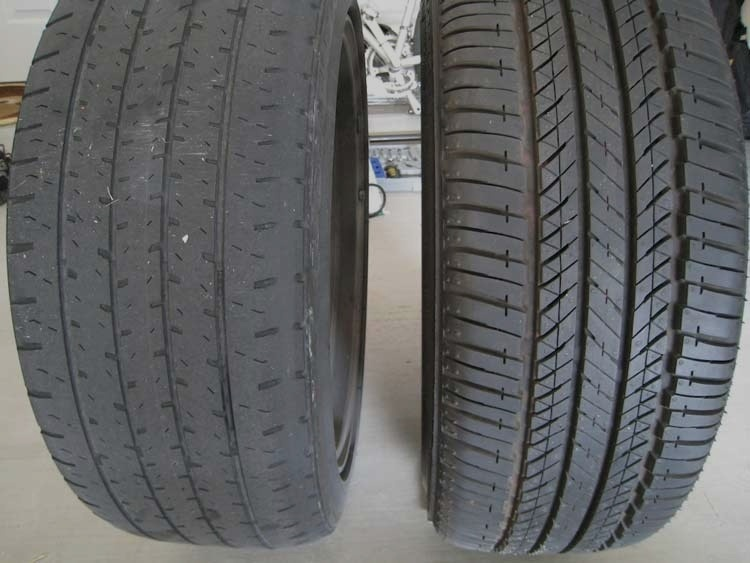
#> input picture data/augmented/bad/1666881312128_aug3.jpg, 750 x 563 px
$ python -i stage1_preprocessing.py   (imports and definitions only)
#> lines starting #> are read from the running program, lines starting #| are printed output that depends on the picture
import cv2
import matplotlib.pyplot as plt


def preprocess_image(image_path):
    img = cv2.imread(image_path)
#> img is the input picture: shape (563, 750, 3); mean B, G, R 99, 98.4, 97.6
    if img is None:
        raise ValueError(f"Image not found: {image_path}")

    gray     = cv2.cvtColor(img, cv2.COLOR_BGR2GRAY)
    clahe    = cv2.createCLAHE(clipLimit=2.0, tileGridSize=(8, 8))
    enhanced = clahe.apply(gray)
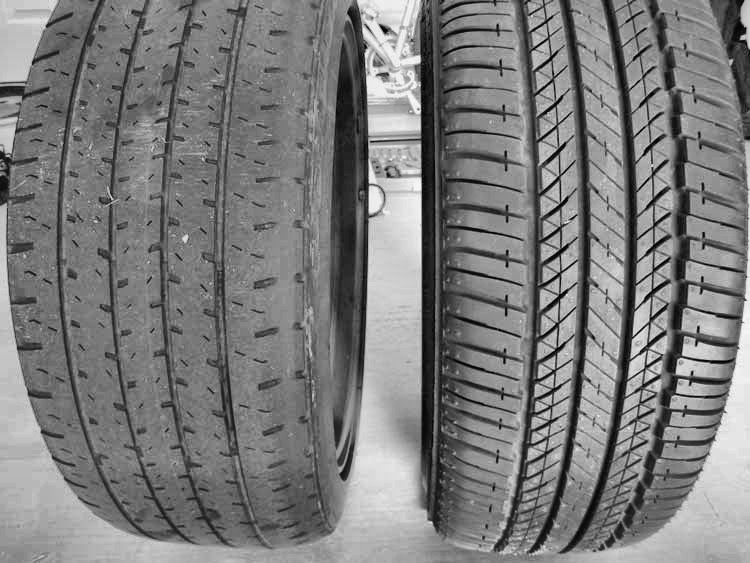
#> enhanced: shape (563, 750); min 0, max 249, mean 124.4
    blurred  = cv2.GaussianBlur(enhanced, (5, 5), 0)

    return img, gray, enhanced, blurred


def show_stage1(img, gray, enhanced, blurred, save_path="outputs/output_stage1.png"):
    fig, axes = plt.subplots(1, 4, figsize=(14, 4))
    fig.suptitle("STAGE 1 — Preprocessing", fontsize=13, fontweight='bold')

    axes[0].imshow(cv2.cvtColor(img, cv2.COLOR_BGR2RGB))
    axes[0].set_title("Original")
    axes[0].axis("off")

    axes[1].imshow(gray, cmap='gray')
    axes[1].set_title("Grayscale")
    axes[1].axis("off")

    axes[2].imshow(enhanced, cmap='gray')
    axes[2].set_title("CLAHE")
    axes[2].axis("off")

    axes[3].imshow(blurred, cmap='gray')
    axes[3].set_title("Blurred (output)")
    axes[3].axis("off")

    plt.tight_layout()
    plt.savefig(save_path, dpi=120, bbox_inches='tight')
    plt.show()
    print(f"✅ Stage 1 done → {save_path}")

>>> result = preprocess_image('../data/augmented/bad/1666881312128_aug3.jpg')

$ run again, on data/augmented/bad/Bald20tyre_aug4.jpg
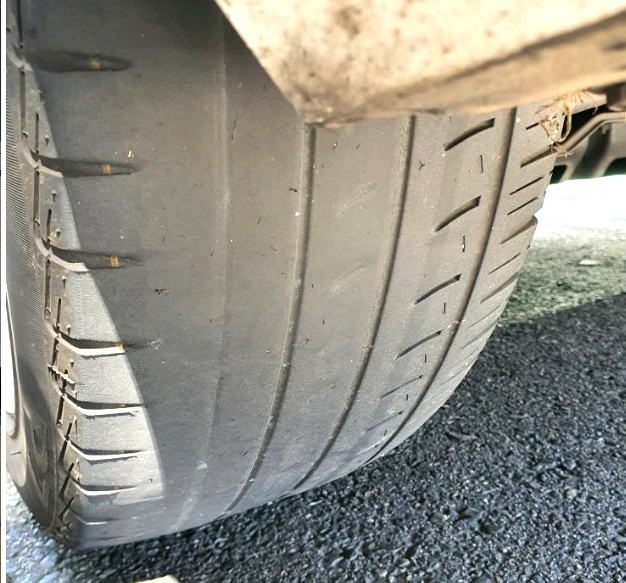
#> input picture data/augmented/bad/Bald20tyre_aug4.jpg, 626 x 583 px
#> in preprocess_image, img is the input picture: shape (583, 626, 3); mean B, G, R 132.7, 142.4, 144.5
#> in preprocess_image, `gray     = cv2.cvtColor(img, cv2.COLOR_BGR2GRAY)`:
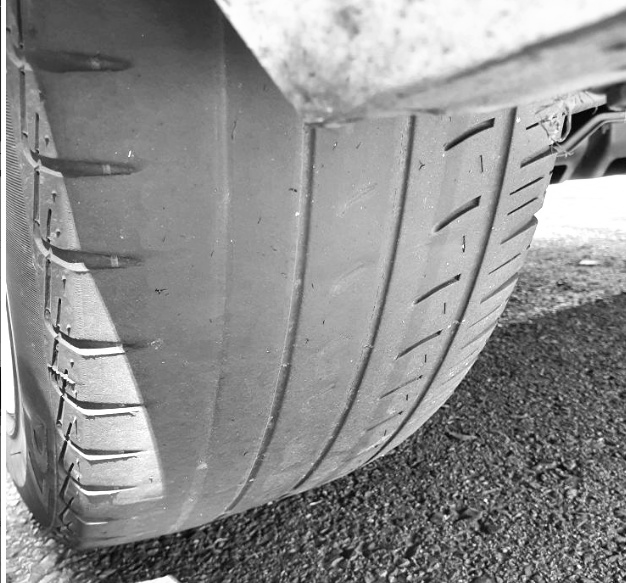
#> gray: shape (583, 626); min 1, max 255, mean 141.9
#> in preprocess_image, `blurred  = cv2.GaussianBlur(enhanced, (5, 5), 0)`:
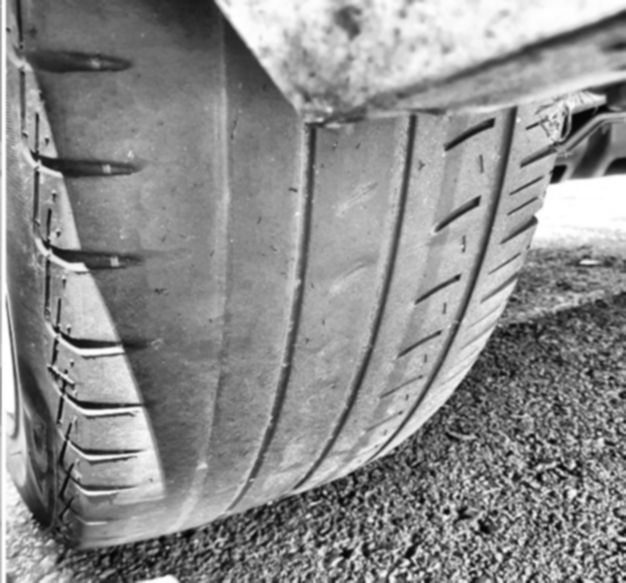
#> blurred: shape (583, 626); min 4, max 255, mean 140.7

$ run again, on data/augmented/bad/Bald_tyre_aug0.jpg
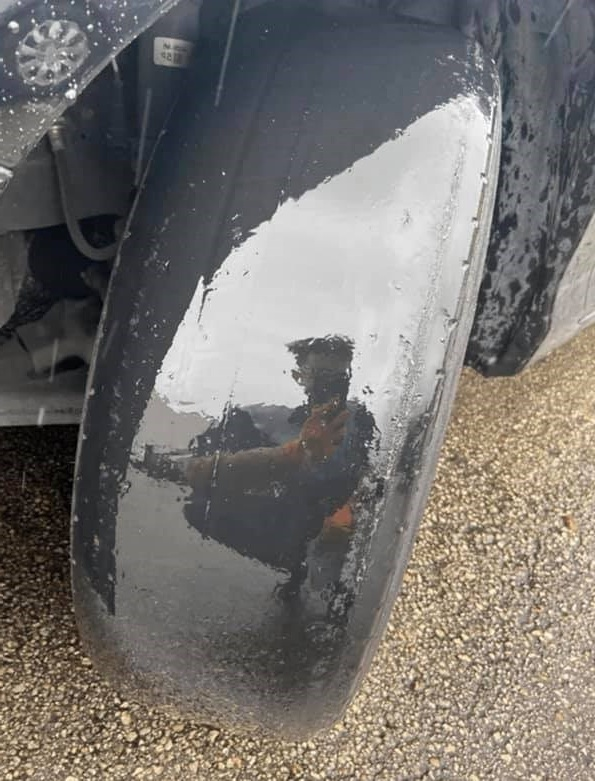
#> input picture data/augmented/bad/Bald_tyre_aug0.jpg, 595 x 781 px
#> in preprocess_image, img is the input picture: shape (781, 595, 3); mean B, G, R 111.5, 115.4, 119.2
#> in preprocess_image, `gray     = cv2.cvtColor(img, cv2.COLOR_BGR2GRAY)`:
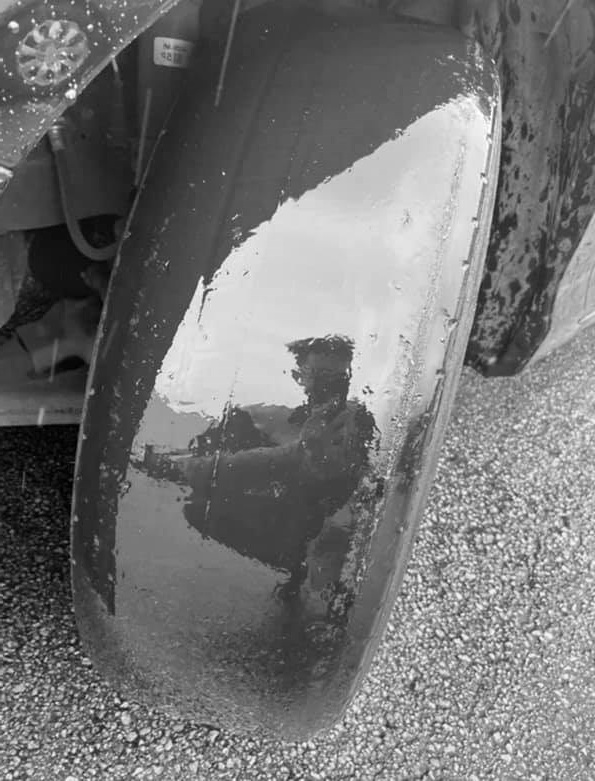
#> gray: shape (781, 595); min 0, max 255, mean 116.1
#> in preprocess_image, `blurred  = cv2.GaussianBlur(enhanced, (5, 5), 0)`:
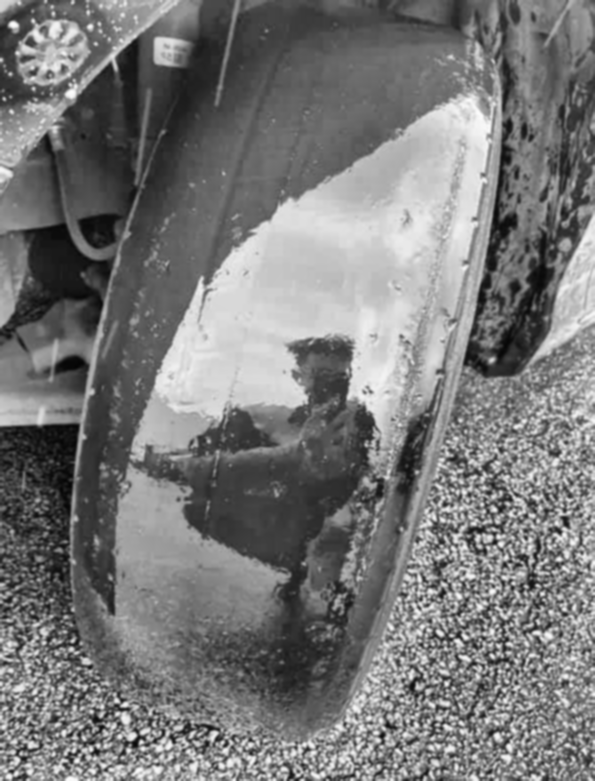
#> blurred: shape (781, 595); min 4, max 251, mean 120.3

$ run again, on data/augmented/bad/Flat-tire-on-the-side-of-the-road_97025114_aug2.jpg
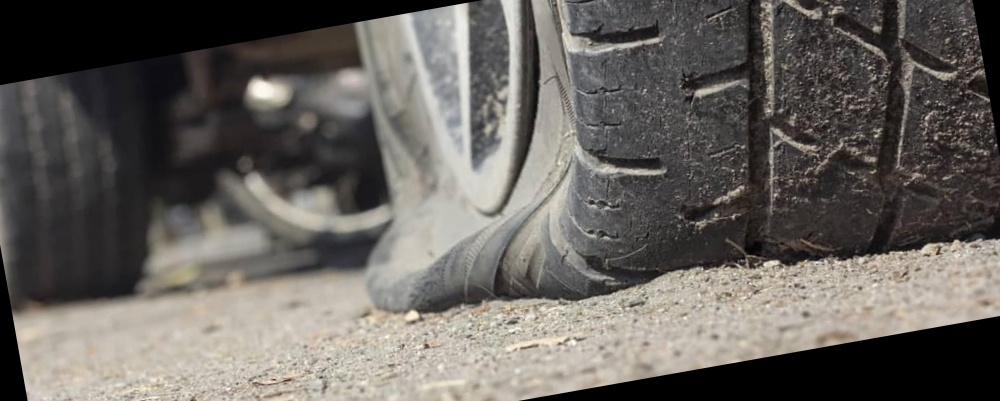
#> input picture data/augmented/bad/Flat-tire-on-the-side-of-the-road_97025114_aug2.jpg, 1000 x 401 px
#> in preprocess_image, img is the input picture: shape (401, 1000, 3); mean B, G, R 94.3, 99.1, 103.1
#> in preprocess_image, `enhanced = clahe.apply(gray)`:
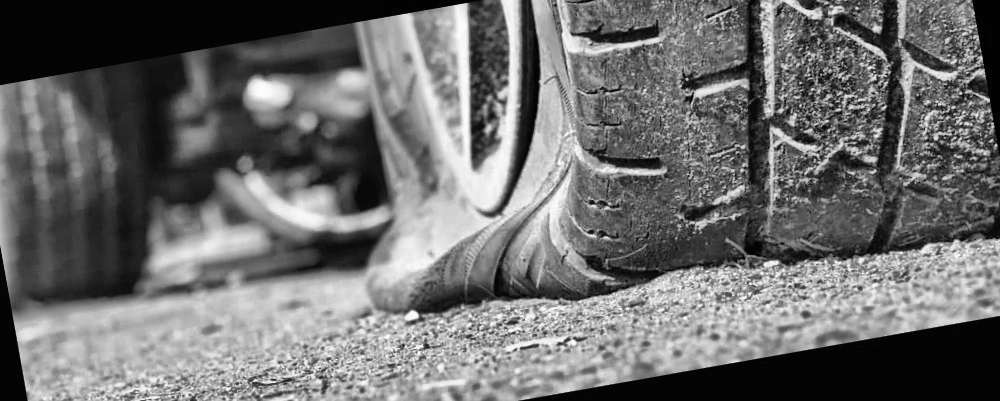
#> enhanced: shape (401, 1000); min 1, max 254, mean 109.6
